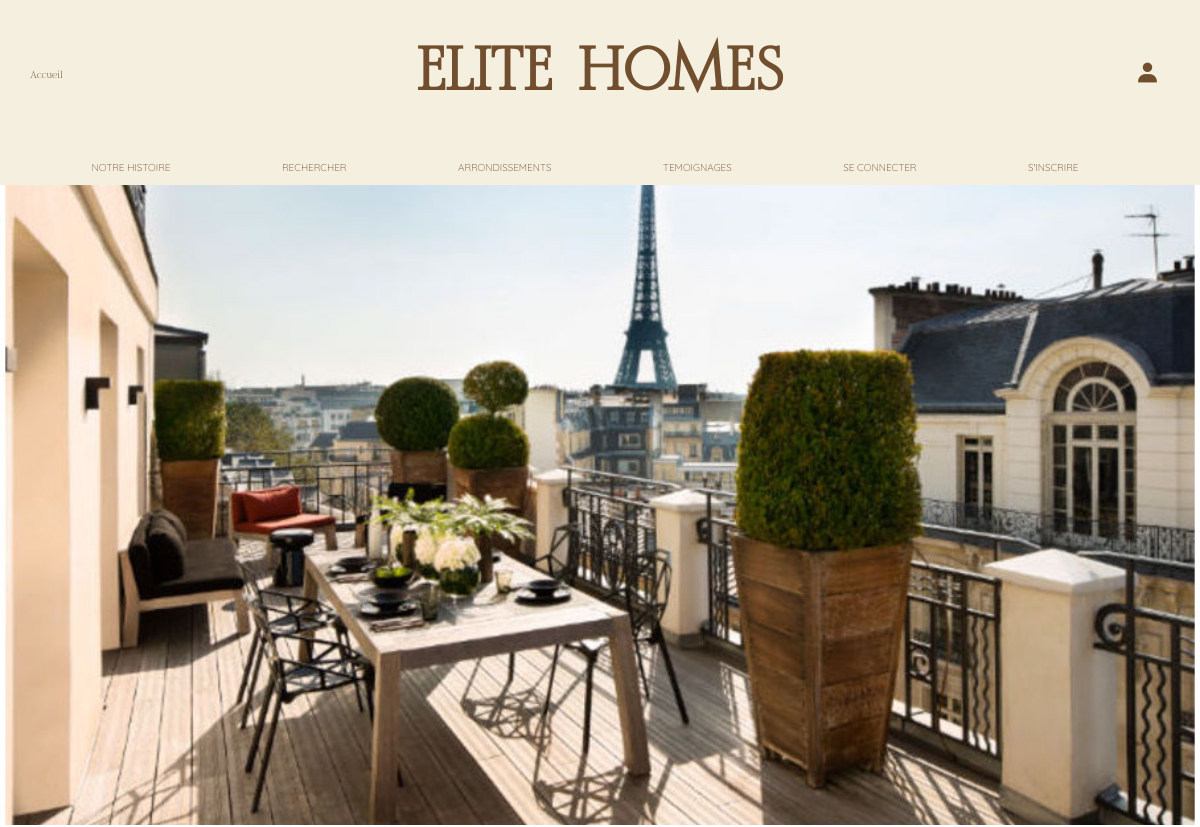
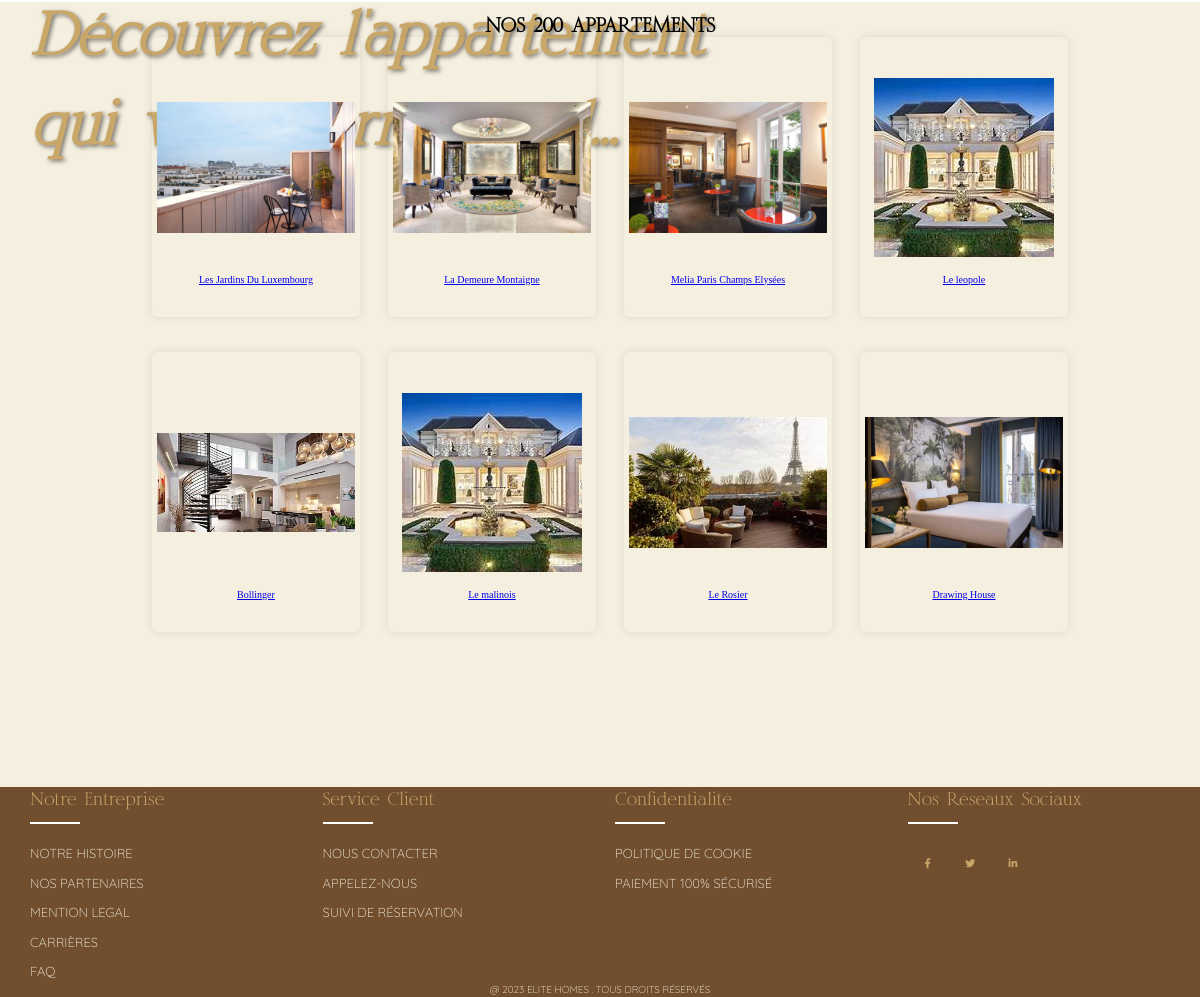
The page /Projet_Production_Site_Immobilier_Elitehomes/production_groupe_10/pageaccueil.php on the database its author committed (2 pictures, top to bottom).
### tables this page shows
CREATE TABLE IF NOT EXISTS `pictures` (
  `id` int(11) NOT NULL AUTO_INCREMENT,
  `properties_id` int(11) NOT NULL,
  `profil` varchar(255) NOT NULL,
  `description1` varchar(255) NOT NULL,
  `description2` varchar(255) NOT NULL,
  `description3` varchar(255) NOT NULL,
  `description4` varchar(255) NOT NULL,
  PRIMARY KEY (`id`),
  KEY `properties_id` (`properties_id`)
);

CREATE TABLE IF NOT EXISTS `properties` (
  `id` int(11) NOT NULL AUTO_INCREMENT,
  `name` varchar(255) DEFAULT NULL,
  `position` varchar(255) DEFAULT NULL,
  `district` varchar(50) NOT NULL,
  `capacity` int(11) DEFAULT NULL,
  `includedServices` varchar(255) DEFAULT NULL,
  `price` decimal(10,2) DEFAULT NULL,
  `availability` varchar(255) DEFAULT NULL,
  `category` varchar(255) DEFAULT NULL,
  `caracteristique` varchar(255) DEFAULT NULL,
  `surface` decimal(10,2) DEFAULT NULL,
  PRIMARY KEY (`id`)
);

### Projet_Production_Site_Immobilier_Elitehomes/production_groupe_10/pageaccueil.php (the view, shortened to what this page needs)
<?php
$servername = "localhost";
$username = "root";
$password = "";
$dbname = "elitehomes";
$pdo = new PDO("mysql:host=$servername;dbname=$dbname", $username, $password);
function showproperties($pdo) {
    $showproperties = $pdo->prepare("
        SELECT properties.*, pictures.profil
        FROM `properties`
        LEFT JOIN `pictures` ON properties.id = pictures.properties_id
    ");
    $showproperties->execute();
    $properties = $showproperties->fetchAll(PDO::FETCH_ASSOC);
    return $properties;
}
$properties = showproperties($pdo);
?>
<!DOCTYPE html>
<html lang="fr">
<head>
    <link rel="stylesheet" href="./css/style.css" />
    <link rel="stylesheet" href="./css/boutique.css">
    <link rel="stylesheet" href="./css/footer.css">
     <link rel="stylesheet" href="./css/header.css">
</head>
<body>
 <?php include 'header.php'; ?>
    <section class="photo-section">
        <div class="photo-container">
            <img src="image_tour.jpg" alt="Appartement parisien">
        </div>
        <div id="text-overlay">
            <h1><i>Découvrez l'appartement qui vous correspond...</i></h1>
        </div>
    </section>
  <section id="menu">
    <h2 class="title">NOS 200 APPARTEMENTS</h2>
 <div class="dishes">
    <?php
if (!empty($properties)) {
    foreach ($properties as $property) {
        $id = $property['id'];
        $name = $property['name'];
        $pic = $property['profil'];
        echo "<div class='dish'>";
        echo "<div class='image-container'>";
        echo "<a href='dashboard.php?id={$id}'><br><img src='{$pic}' alt='{$name}'></a>";
        echo "</div>";
        echo "<br>";
        echo "<a href='dashboard.php?id={$id}'>{$name}</a>";
        echo "</div>";
    }
} else {
    echo "Il n'y a pas de propriété";
}
    ?>
    </div>
</section>
 <?php include 'footer.php'; ?>
</body>
</html>

### Projet_Production_Site_Immobilier_Elitehomes/production_groupe_10/header.php (shortened to what this page needs)
<!DOCTYPE html>
<html lang="en">
<head>
    <link rel="stylesheet" href="header.css">
    <link rel="stylesheet" href="./css/style.css">
    <link href='https://unpkg.com/boxicons@2.1.4/css/boxicons.min.css' rel='stylesheet'>
</head>
<body>
  <header>
  <nav>
    <ul class="navbar">
      <?php
      echo '<li><a href="pageaccueil.php">Accueil</a></li>';
      echo '<li><a href="pageaccueil.php" class="brand">ELITE HOMES</a></li>';
      if (isset($_SESSION['id'])) {
        echo '<li><a href="profil.php"><i class=\' bx bxs-user\' width="50px"></i></a></li>';
    } else {
        echo '<li><a href="connexion.php"><i class=\' bx bxs-user\' width="50px"></i></a></li>';
    }
    echo '</ul>';
    echo '<ul class="pages">';
          if (isset($_SESSION['id'])){
           if (isset($_SESSION['roles']) && ($_SESSION['roles'] == "admin" || $_SESSION['roles'] == "superadmin")) {
              echo '<li><a href="administrateur.php">Accueil administrateur</a></li>';
              echo '<li><a href="maintenance_check.php">Maintenance</a></li>';
              echo '<li><a href="dashboard_message.php">Messagerie</a></li>';
              echo '<li><a href="dashboard_avis.php">Modérer des avis</a></li>';
             echo '<li><a href="gestion_users.php">Gérer les comptes</a></li>';
             echo '<li><a href="dashboard_admin.php">Entretien</a></li>';
            } else if (isset($_SESSION['roles']) && $_SESSION['roles'] === "entretien") {
             echo '<li><a href="maintenance_check.php">Maintenance</a></li>';
             echo '<li><a href="dashboard_admin.php">Entretien</a></li>';
            }else{
              echo '<li><a href="story.php">Notre histoire</a></li>';
              echo "<li><a href='search.php'>Rechercher</a></li>";
              echo '<li><a href="arrondissement.php">Arrondissements</a></li>';
              echo '<li><a href="testimonial.php">Temoignages</a></li>';
            }
              echo'<li><a href="profil.php">Profil</a>';
              echo '<li><a href="deconnexion.php">Se déconnecter</a>';
          } else {
            echo '<li><a href="story.php">Notre histoire</a></li>';
            echo "<li><a href='search.php'>Rechercher</a></li>";
            echo '<li><a href="arrondissement.php">Arrondissements</a></li>';
            echo '<li><a href="testimonial.php">Temoignages</a></li>';
            echo '<li><a href="connexion.php">Se connecter</a></li>';
            echo '<li><a href="inscription.php">S\'inscrire</a></li>';
          }
          ?>
    </ul>
  </nav>
</header>
</body>
</html>

### Projet_Production_Site_Immobilier_Elitehomes/production_groupe_10/footer.php (shortened to what this page needs)
<!DOCTYPE html>
<html lang="en">
<head>
    <link rel="stylesheet" href="footer.css">
    <link rel="stylesheet" href="https://cdnjs.cloudflare.com/ajax/libs/font-awesome/6.4.0/css/all.min.css">
</head>
<body>
    <footer class="footer">
        <div class="container">
            <div class="row">
                <div class="footer-col">
                    <h4>Notre entreprise</h4>
                    <ul>
                        <li><a href="">Notre histoire</a></li>
                        <li><a href="">Nos partenaires</a></li>
                        <li><a href="">Mention legal</a></li>
                        <li><a href="">Carrières</a></li>
                        <li><a href="">FAQ</a></li>
                    </ul>
                </div>
                <div class="footer-col">
                    <h4>Service client</h4>
                    <ul>
                        <li><a href="">Nous contacter</a></li>
                        <li><a href="">Appelez-nous</a></li>
                        <li><a href="">Suivi de réservation</a></li>
                    </ul>
                </div>
                <div class="footer-col">
                    <h4>Confidentialité</h4>
                    <ul>
                        <li><a href="">Politique de cookie</a></li>
                        <li><a href="">Paiement 100% sécurisé</a></li>
                    </ul>
                </div>
                <div class="footer-col">
                    <h4>Nos réseaux sociaux</h4>
                    <div class="social-links">
                        <a href=""><i class="fab fa-facebook-f"></i></a>
                        <a href=""><i class="fab fa-twitter"></i></a>
                        <a href=""><i class="fab fa-linkedin-in"></i></a>
                    </div>
                </div>
            </div>
                    <p class="footer-text">@ 2023 Elite Homes . Tous droits réservés</p>
    </footer>
</body>
</html>

### Projet_Production_Site_Immobilier_Elitehomes/production_groupe_10/css/style.css (style rules this page uses)
:root { --noir: #000000; --marron-fonce: #704E2E; --sable: #C9A769; --blanc-casse: #F5EFE0; --blanc: #FFFFFF; }

### Projet_Production_Site_Immobilier_Elitehomes/production_groupe_10/css/boutique.css (style rules this page uses)
* { margin: 0; padding: 0; box-sizing: border-box; }
html { scroll-behavior: smooth; font-size: 62.5%; }
.photo-section img { height:80vh; width: 100%; object-fit: cover; z-index: -2; position: relative; }
#text-overlay { position: absolute; top: 50%; left: 35%; transform: translate(-50%, -50%); color: var(--sable); font-size: 40px; font-weight: bold; text-align: left; text-shadow: 2px 2px 4px rgba(0, 0, 0, 0.5); font-family:'title'; }
#menu { display: flex; align-items: center; justify-content: center; flex-direction: column; background-color: var(--blanc-casse); padding: 50px 10px; }
.title { font-size: 20px; text-transform: uppercase; color: #000; margin-bottom: 25px; text-align: center; font-family:'title'; position: relative; top: -40px; }
.dishes { display: flex; flex-wrap: wrap; width: 80%; justify-content: space-around; position: relative; top: -80px; left: 10px; }
.dishes .dish { height: 280px; width: 22%; padding: 5px; display: flex; align-items: center; justify-content: center; flex-direction: column; border-radius: 6px; margin-bottom: 35px; transition: 0.5s; box-shadow: 0 0 10px rgba(0, 0, 0, 0.1); position: relative; top: 10px; }
.dishes .dish .image-container { width: 100%; height: 70%; display: flex; align-items: center; justify-content: center; border-radius: 6px; overflow: hidden; }
.dishes .dish img { width: 100%; height: 100%; object-fit: cover; }

### Projet_Production_Site_Immobilier_Elitehomes/production_groupe_10/css/footer.css (style rules this page uses)
body { line-height: 1.5; }
* { margin:0; padding:0; box-sizing: border-box; }
.container { max-width: 1170px; margin:auto; }
.row { display: flex; flex-wrap: wrap; }
ul { list-style: none; }
.footer { background-color:var(--marron-fonce); padding: -80px 0; left: 0; bottom: 0; width: 100%; z-index: 9999; }
.footer-col { width:25%; padding: 0 15px; font-family:'container'; }
.footer-col h4 { font-size:18px; color:var(--sable); text-transform: capitalize; margin-bottom: 30px; font-family: 'title'; font-weight: 500; position: relative; }
.footer-col h4::before { content:''; position: absolute; left:0; bottom: -10px; background-color:var(--blanc); height: 2px; box-sizing: border-box; width: 50px; }
.footer-col ul li:not(:last-child) { margin-bottom: 10px; font-family:'container'; }
.footer-col ul li a { font-size: 13px; text-transform: capitalize; color:var(--sable) ; text-decoration: none; font-weight:300; color:var(--blanc-casse); display: block; transition: all 0.3s ease; font-family:'container'; text-transform: uppercase; }
.footer-col .social-links a { display: inline-block; height: 40px; width: 40px; background-color:var(--marron-fonce); margin-right: 10px 10px 0 ; text-align: center; line-height: 40px; border-radius: 50%; color:var(--sable) ; transition: all 0.5s ease; }
.footer-text { color:var(--blanc-casse); text-align: center; font-family:'container'; text-transform: uppercase; }

### Projet_Production_Site_Immobilier_Elitehomes/production_groupe_10/css/header.css (style rules this page uses)
* { padding:0; margin: 0; box-sizing: border-box; }
nav { position: sticky; }
.navbar { display: flex; justify-content: space-between; align-items: center; padding: 30px; background-color: var(--blanc-casse); list-style: none; font-family: 'title'; top: 0; z-index: 999; }
.navbar li { margin-right: 10px; }
.navbar a { text-decoration: none; color: var(--marron-fonce); }
.brand { font-weight: bold; font-size: 60px; font-family:'title'; }
.bx.bxs-user { font-size: 25px; }
.pages { display: flex; justify-content: space-evenly; align-items: center; padding: 10px; background-color: var(--blanc-casse); list-style: none; font-family: 'container'; top: 0; text-transform: uppercase; }
.pages li { margin-right: 30px; }
.pages a { text-decoration: none; color: var(--marron-fonce); }

### rows shown on the page
pictures: profil (picture), properties.name "Les Jardins Du Luxembourg"
pictures: profil (picture), properties.name "La Demeure Montaigne"
pictures: profil (picture), properties.name "Melia Paris Champs Elysées"
pictures: profil (picture), properties.name "Le leopole"
pictures: profil (picture), properties.name "Bollinger"
pictures: profil (picture), properties.name "Le malinois"
pictures: profil (picture), properties.name "Le Rosier"
pictures: profil (picture), properties.name "Drawing House"
